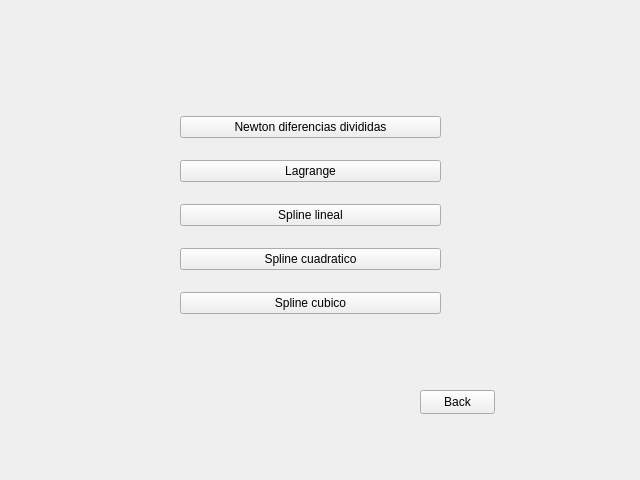
<?xml version="1.0" encoding="UTF-8"?>
<ui version="4.0">
 <class>Metodos_Interpolacion</class>
 <widget class="QFrame" name="Metodos_Interpolacion">
  <property name="geometry">
   <rect>
    <x>0</x>
    <y>0</y>
    <width>640</width>
    <height>480</height>
   </rect>
  </property>
  <property name="windowTitle">
   <string>Frame</string>
  </property>
  <widget class="QPushButton" name="back">
   <property name="geometry">
    <rect>
     <x>420</x>
     <y>390</y>
     <width>75</width>
     <height>24</height>
    </rect>
   </property>
   <property name="text">
    <string>Back</string>
   </property>
  </widget>
  <widget class="QWidget" name="">
   <property name="geometry">
    <rect>
     <x>180</x>
     <y>100</y>
     <width>261</width>
     <height>231</height>
    </rect>
   </property>
   <layout class="QVBoxLayout" name="verticalLayout">
    <item>
     <widget class="QPushButton" name="newton_Dif">
      <property name="text">
       <string>Newton diferencias divididas</string>
      </property>
     </widget>
    </item>
    <item>
     <widget class="QPushButton" name="lagrange">
      <property name="text">
       <string>Lagrange</string>
      </property>
     </widget>
    </item>
    <item>
     <widget class="QPushButton" name="sp_Lineal">
      <property name="text">
       <string>Spline lineal</string>
      </property>
     </widget>
    </item>
    <item>
     <widget class="QPushButton" name="sp_Cuadratico">
      <property name="text">
       <string>Spline cuadratico</string>
      </property>
     </widget>
    </item>
    <item>
     <widget class="QPushButton" name="sp_Cubico">
      <property name="text">
       <string>Spline cubico</string>
      </property>
     </widget>
    </item>
   </layout>
  </widget>
 </widget>
 <resources/>
 <connections/>
</ui>
